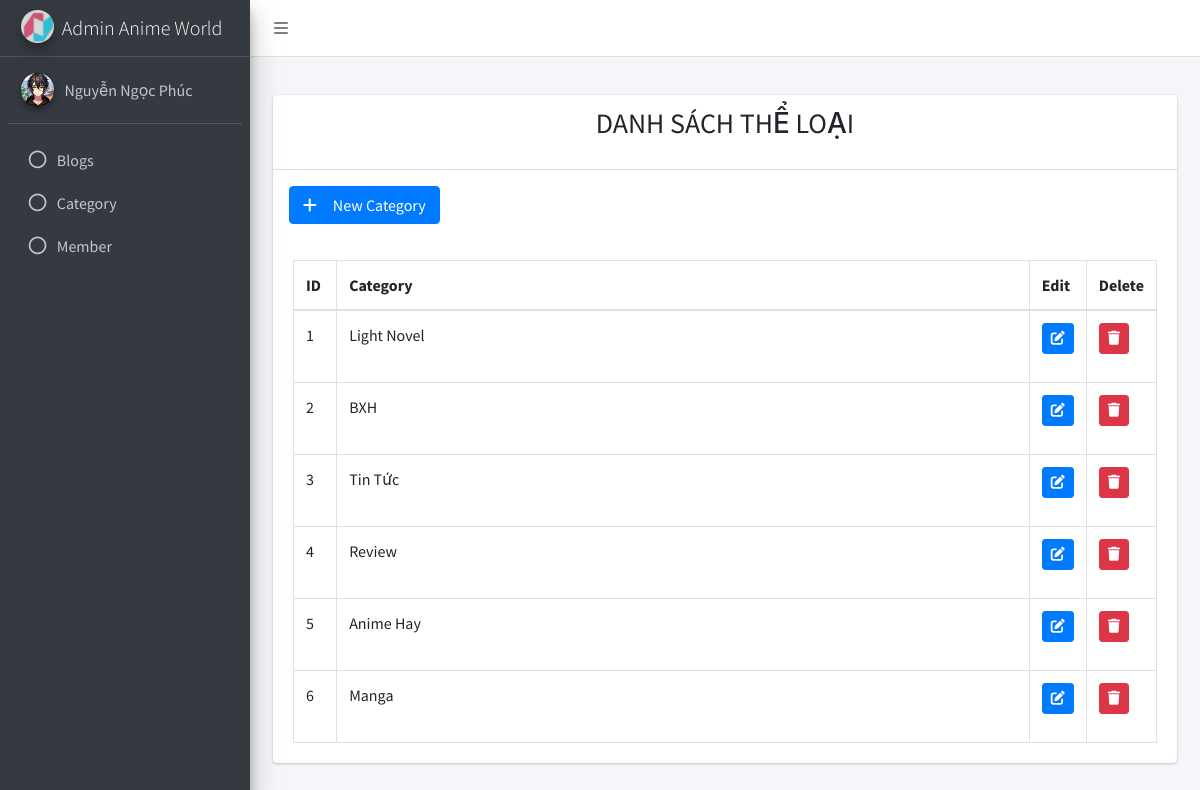
The page /admin/index.php?controller=categories&action=home on the database its author committed.
### tables this page shows
CREATE TABLE `categories` (
  `id` int(11) NOT NULL,
  `title` varchar(150) NOT NULL
);

### admin/controllers/categories_controller.php (called while the page is built, shortened)
<?php
require_once('../models/category.php');
class CategoriesController extends BaseController
{
    public function home()
    {
        $categories = Category::all();
        $data = array(
            'categories' => $categories
        );
        $this->render('home',$data);
    }
}

### admin/routes.php (called while the page is built, shortened)
<?php
$controller = new $klass;
$controller->$action();

### admin/index.php (called while the page is built, shortened)
<?php
require_once('routes.php');

### models/category.php (called while the page is built, shortened)
<?php
class Category
{
    function __construct($id, $title)
    {
        $this->id = $id;
        $this->title = $title;
    }
    static function listCategories($sql)
    {
        $list = [];
        $db = DB::getInstance();
        $req = $db->query($sql);
        foreach ($req->fetchAll(PDO::FETCH_ASSOC) as $item) {
            $list[] = new Category($item['id'], $item['title']);
        }
        return $list;
    }
    static function all()
    {
        $sql = 'SELECT * FROM categories order by id desc';
        return Category::listCategories($sql);
    }
}

### admin/views/categories/home.php (the view)
<div class="container-fluid">
  <div class="row">
      <div class="col-12">
          <div class="card">
          <div class="card-header">
                  <h3><p class="text-center text-uppercase">Danh sách Thể loại</p></h3>
                </div>
                <a class="btn btn-primary m-3 col-md-2" href="?controller=categories&action=add"><i class="fa-solid fa-plus mr-3"></i>New Category</a>
                <div class="card-body">
                  <table id="example2" class="table table-bordered table-hover">
                    <thead>
                    <tr>
                      <th width="5%">ID</th>
                      <th>Category</th>
                      <th width="5%">Edit</th>
                      <th width="5%">Delete</th>
                    </tr>
                    </thead>
                    <tbody>
                      <?php
                      $i=1;
                      foreach ($categories as $categorie):
                      ?>
                    <tr>
                      <td><?php echo $i++; ?></td>
                      <td><?php echo $categorie->title ?>
                      </td>
                      <td><a href="index.php?controller=categories&action=edit&id=<?php echo $categorie->id; ?>"><p class="btn btn-primary btn-sm"><i class="fa-solid fa-pen-to-square"></i></p></a></td>
                      <td><a href="index.php?controller=categories&action=delete&id=<?php echo $categorie->id; ?>"><p class="btn btn-danger btn-sm"><i class="fa-solid fa-trash"></i></p></a></td>
                    </tr>
                    <?php
                    endforeach;
                    ?>
                    </tbody>
                    </table>
          </div>
      </div>
  </div>
</div>

### rows shown on the page
categories: title "Light Novel"
categories: title "BXH"
categories: title "Tin Tức"
categories: title "Review"
categories: title "Anime Hay"
categories: title "Manga"
